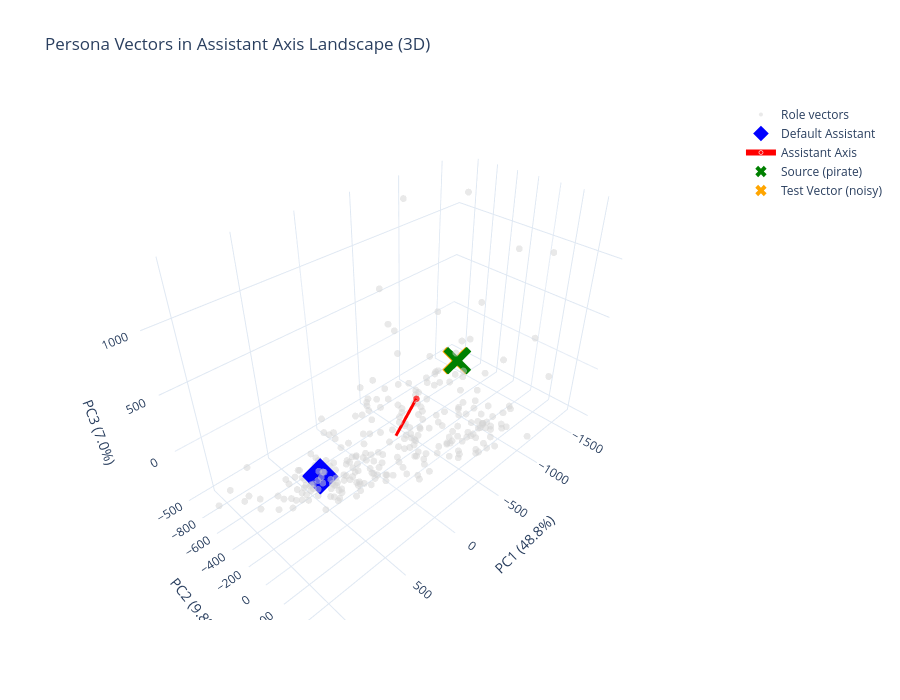

Source (notebook cell):
### Markdown cell above
## Visualize: 3D Interactive Plot

### Code cell
fig_3d = plot_3d_landscape(
    pca_result=pca_result,
    role_labels=role_labels,
    variance_explained=variance_explained,
    default_pc=default_pc,
    assistant_axis_pc=assistant_axis_pc,
    test_vectors=test_vectors,
    title="Persona Vectors in Assistant Axis Landscape (3D)"
)

fig_3d.show()

### Figure 1 — Plotly figure (JSON) as saved in the notebook; plotly's stock layout.template omitted (floating-point values rounded to 4 significant figures; data arrays with more than 128 entries replaced by an {"elided": "..."} marker saying what was removed)
{"data": [{"hovertemplate": "<b>%{text}</b><br>PC1: %{x:.2f}<br>PC2: %{y:.2f}<br>PC3: %{z:.2f}<extra></extra>", "marker": {"color": "lightgray", "opacity": 0.5, "size": 4}, "mode": "markers", "name": "Role vectors", "text": {"elided": "275 str values"}, "type": "scatter3d", "x": {"elided": "275 float values"}, "y": {"elided": "275 float values"}, "z": {"elided": "275 float values"}}, {"hovertemplate": "<b>%{text}</b><br>PC1: %{x:.2f}<br>PC2: %{y:.2f}<br>PC3: %{z:.2f}<extra></extra>", "marker": {"color": "blue", "size": 12, "symbol": "diamond"}, "mode": "markers", "name": "Default Assistant", "text": ["Default Assistant"], "type": "scatter3d", "x": [674.3], "y": [-21.29], "z": [65.78]}, {"hovertemplate": "<b>Assistant Axis</b><extra></extra>", "line": {"color": "red", "width": 6}, "marker": {"color": "red", "size": [0, 8]}, "mode": "lines+markers", "name": "Assistant Axis", "text": ["", "Assistant Axis"], "type": "scatter3d", "x": [0, -443.6], "y": [0, -224.0], "z": [0, -37.86]}, {"hovertemplate": "<b>%{text}</b><br>PC1: %{x:.2f}<br>PC2: %{y:.2f}<br>PC3: %{z:.2f}<extra></extra>", "marker": {"color": "green", "size": 10, "symbol": "x"}, "mode": "markers", "name": "Source (pirate)", "text": ["Source (pirate)"], "type": "scatter3d", "x": [-1114.0], "y": [-379.2], "z": [-81.83]}, {"hovertemplate": "<b>%{text}</b><br>PC1: %{x:.2f}<br>PC2: %{y:.2f}<br>PC3: %{z:.2f}<extra></extra>", "marker": {"color": "orange", "size": 10, "symbol": "x"}, "mode": "markers", "name": "Test Vector (noisy)", "text": ["Test Vector (noisy)"], "type": "scatter3d", "x": [-1116.0], "y": [-394.4], "z": [-90.26]}], "layout": {"height": 700, "scene": {"xaxis": {"title": {"text": "PC1 (48.8%)"}}, "yaxis": {"title": {"text": "PC2 (9.8%)"}}, "zaxis": {"title": {"text": "PC3 (7.0%)"}}}, "title": {"text": "Persona Vectors in Assistant Axis Landscape (3D)"}, "width": 900}}
